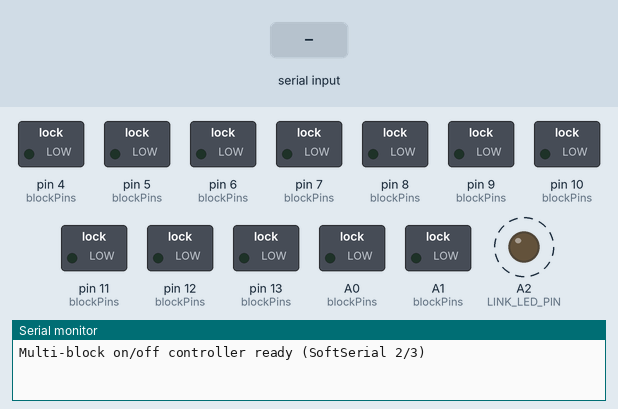
Recording of a sketch running on a simulated Arduino Uno, built with avr-gcc and run on an emulated ATmega328P. On the bench: switched loads named in the sketch (green lamp = pin HIGH), output pins drawn as LEDs (lit = HIGH), the last lines printed to the serial monitor. Dashed ring = blinking. The test bench sets the inputs (shaded band).

Above: at 1.2 s.
1.3 s: "ping\n" received over the second serial link
4.3 s: "90,45,200\n" received over the second serial link
At 14.8 s:
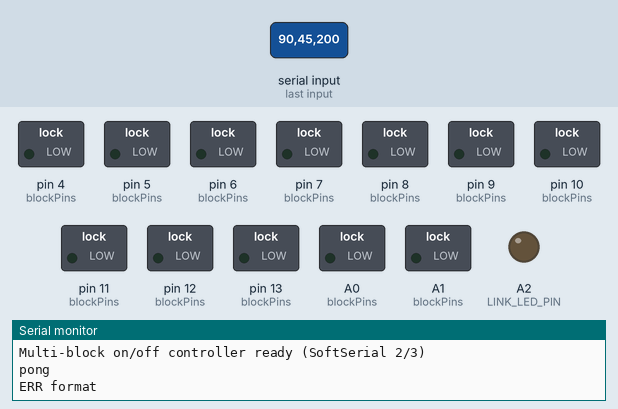
Timing chart, 0 to 15.0 s (numbered marks = the images above; inputs shaded):
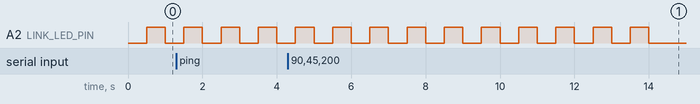

The sketch:

control_light.ino
```cpp
/*
  Lumen Control - Arduino side
  - Three blocks, four LEDs each (on/off control)
    Block 1 -> pins 4,5,6,7
    Block 2 -> pins 8,9,10,11
    Block 3 -> pins 12,13,A0,A1
  - Link indicator LED on pin A2 blinks when connected
  Expects payloads:
    block-<1..3>-<0..3>-<0 or 1>
  plus heartbeat "ping" (responds "pong").
*/

#include <SoftwareSerial.h>

SoftwareSerial btSerial(2, 3); // RX, TX

const byte BLOCK_COUNT = 3;
const byte LIGHTS_PER_BLOCK = 4;
const byte blockPins[BLOCK_COUNT][LIGHTS_PER_BLOCK] = {
  {4, 5, 6, 7},
  {8, 9, 10, 11},
  {12, 13, A0, A1}
};

const byte LINK_LED_PIN = A2;
const unsigned long heartbeatTimeout = 10000; // ms
const unsigned long blinkInterval = 500;      // ms

String inputBuffer;
unsigned long lastDataTime = 0;
unsigned long lastBlinkTime = 0;
bool blinkState = false;

void setup() {
  for (byte b = 0; b < BLOCK_COUNT; b++) {
    for (byte i = 0; i < LIGHTS_PER_BLOCK; i++) {
      pinMode(blockPins[b][i], OUTPUT);
      digitalWrite(blockPins[b][i], LOW);
    }
  }
  pinMode(LINK_LED_PIN, OUTPUT);
  digitalWrite(LINK_LED_PIN, LOW);

  Serial.begin(9600);
  btSerial.begin(9600);
  lastDataTime = millis();
  Serial.println(F("Multi-block on/off controller ready (SoftSerial 2/3)"));
}

void loop() {
  while (btSerial.available()) {
    char c = btSerial.read();
    if (c == '\n' || c == '\r') {
      if (inputBuffer.length() > 0) {
        handleCommand(inputBuffer);
        inputBuffer = "";
      }
      lastDataTime = millis();
    } else {
      inputBuffer += c;
      if (inputBuffer.length() > 64) inputBuffer = "";
      lastDataTime = millis();
    }
  }

  updateLinkLed();
}

void updateLinkLed() {
  const bool linked = (millis() - lastDataTime) <= heartbeatTimeout;
  if (linked) {
    if (millis() - lastBlinkTime >= blinkInterval) {
      blinkState = !blinkState;
      digitalWrite(LINK_LED_PIN, blinkState ? HIGH : LOW);
      lastBlinkTime = millis();
    }
  } else {
    blinkState = false;
    digitalWrite(LINK_LED_PIN, LOW);
  }
}

void handleCommand(String cmd) {
  cmd.trim();
  if (cmd.length() == 0) return;

  if (cmd == "ping") {
    Serial.println(F("pong"));
    btSerial.println(F("pong"));
    return;
  }

  int firstDash = cmd.indexOf('-');
  int secondDash = cmd.indexOf('-', firstDash + 1);
  int thirdDash = cmd.indexOf('-', secondDash + 1);

  if (firstDash == -1 || secondDash == -1 || thirdDash == -1) {
    Serial.println(F("ERR format"));
    btSerial.println(F("ERR format"));
    return;
  }

  String blockPart = cmd.substring(firstDash + 1, secondDash);
  String ledPart = cmd.substring(secondDash + 1, thirdDash);
  String valuePart = cmd.substring(thirdDash + 1);

  int blockNum = blockPart.toInt(); // 1-based
  int ledIdx = ledPart.toInt();     // 0-based
  int stateVal = valuePart.toInt();

  if (blockNum < 1 || blockNum > BLOCK_COUNT ||
      ledIdx < 0 || ledIdx >= LIGHTS_PER_BLOCK) {
    Serial.println(F("ERR addr"));
    btSerial.println(F("ERR addr"));
    return;
  }

  if (stateVal != 0 && stateVal != 1) {
    Serial.println(F("ERR state"));
    btSerial.println(F("ERR state"));
    return;
  }

  const byte targetPin = blockPins[blockNum - 1][ledIdx];
  digitalWrite(targetPin, stateVal == 1 ? HIGH : LOW);

  Serial.print(F("OK "));
  Serial.print(blockNum);
  Serial.print('-');
  Serial.print(ledIdx);
  Serial.print(F("->"));
  Serial.println(stateVal);

  btSerial.print(F("OK "));
  btSerial.print(blockNum);
  btSerial.print('-');
  btSerial.print(ledIdx);
  btSerial.print(F("->"));
  btSerial.println(stateVal);
}
```

Measured:
- by itself, A2 (LINK_LED_PIN): alternates HIGH for 0.50 s and LOW for 0.50 s, 20 changes in all, then stays LOW
